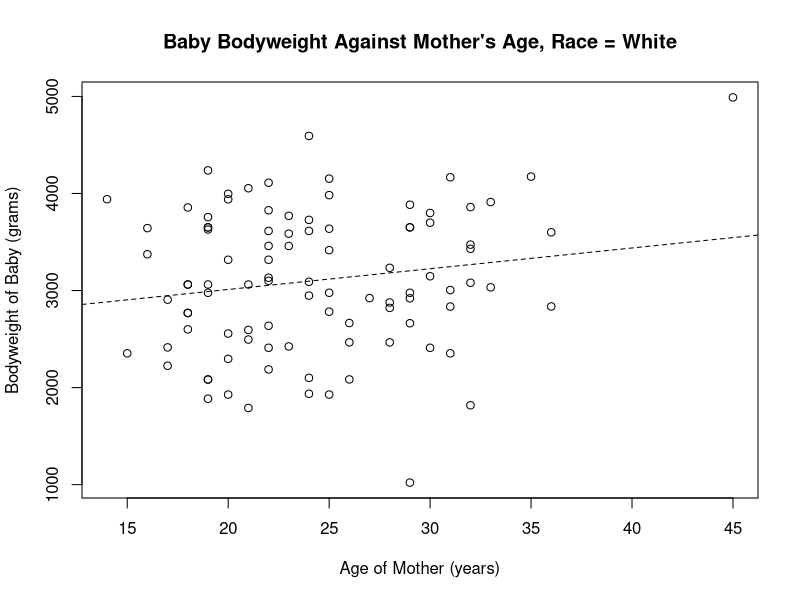
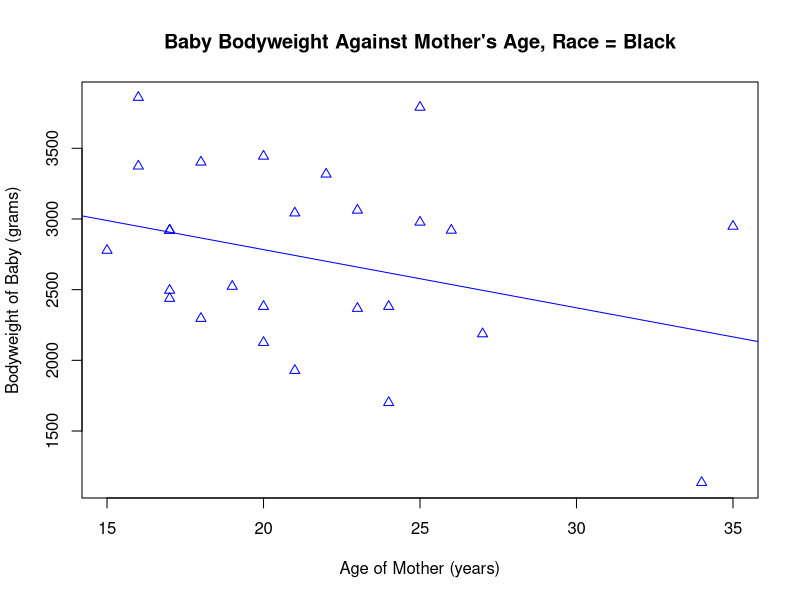
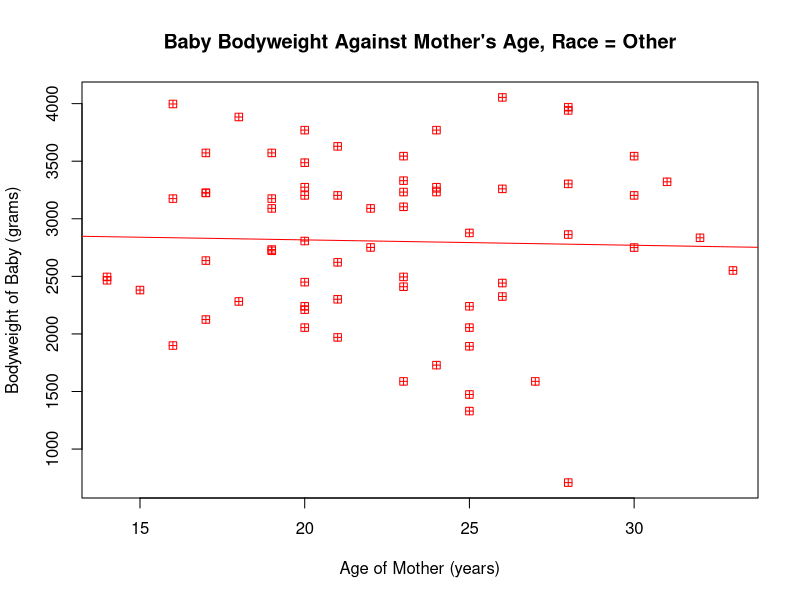
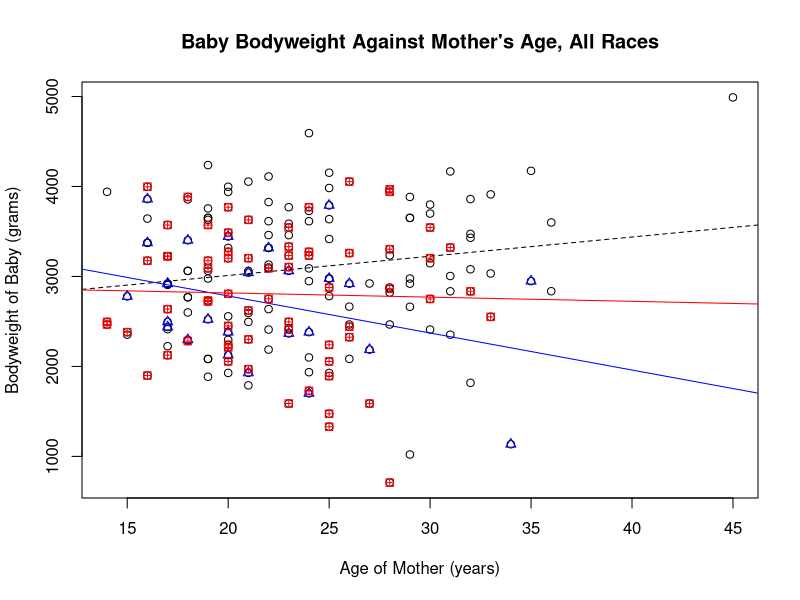

Source code (R) for these figures, in order: (Note: this script raises an error after producing the figures.)
## ---- chunk 1
knitr::opts_chunk$set(echo = TRUE)
## ---- chunk 2

# Read in data.
library(MASS)
#library(tidyverse)
data<-birthwt
attach(data)
# Check factor change factor from numeric for categorical variable.
#is.factor(data$race)
data$race<-factor(race)
#is.factor(data$race)
#levels(data$race)
# contrasts(data$race)
levels(data$race)<-c("White", "Black", "Other")
#levels(data$race)
#contrasts(data$race)
# race<-relevel(race, ref="Other")
#is.factor(data$race)
# Subset data by racial category.
sub1<-subset(data, race== "White") # White
sub2<-subset(data, race== "Black") # Black
sub3<-subset(data, race== "Other") # Other

# Create subset regressions.
reg1<-lm(sub1$bwt~sub1$age)
reg2<-lm(sub2$bwt~sub2$age)
reg3<-lm(sub3$bwt~sub3$age)

## ---- chunk 3
# Race = white
plot(sub1$age, sub1$bwt, xlab="Age of Mother (years)", ylab="Bodyweight of Baby (grams)", main="Baby Bodyweight Against Mother's Age, Race = White")
abline(reg1, lty=2)

# Race = black
plot(sub2$age, sub2$bwt, pch=2, col="blue", xlab="Age of Mother (years)", ylab="Bodyweight of Baby (grams)", main="Baby Bodyweight Against Mother's Age, Race = Black")
abline(reg2, col="blue")

# Race = other
plot(sub3$age, sub3$bwt, pch=12, col="red", xlab="Age of Mother (years)", ylab="Bodyweight of Baby (grams)", main="Baby Bodyweight Against Mother's Age, Race = Other")
abline(reg3, col="red")

# Main shared plot.
plot(age, bwt, xlab="Age of Mother (years)", ylab="Bodyweight of Baby (grams)", main="Baby Bodyweight Against Mother's Age, All Races")
abline(reg1, lty=2)
abline(reg2, col="blue")
abline(reg3, col="red")
points(sub2$age, sub2$bwt, pch=2, col="blue")
points(sub3$age, sub3$bwt, pch=12, col="red")
## ---- chunk 4
reg_int<-lm(bwt~data$age*data$race)
summary(reg_int)

# Full: Y' = B0 + B1 X1 + B2 I1 + B3 I2 + B4 X1 I1 + B5 X1 I2
# Full Numeric: Y' = 2583.54 + (21.37) X1 + (1022.79) I1 + (326.05) I2 - (62.54) X1 I1 - (26.03) X1 I2 

# White: Y' = B0 + B1 X1 = 2583.53 + (21.37) X1.

# Black: Y' = B0 + B1 X1 + B2 + B4 X1 = 2583.54 + (21.37) X1 + 1022.79 - 62.54 X1 =
# 3606.33 -41.17 X1 = B0 + B2 + (B1 + B4) X1

# Other: Y' = B0 + B1 X1 + B3 + B5 X1 = B0 + B3 + (B1 + B5) X1 = 2909.59 - 4.66 X1

## ---- chunk 5
knitr::purl("hw2Q2_keeley.Rmd")

